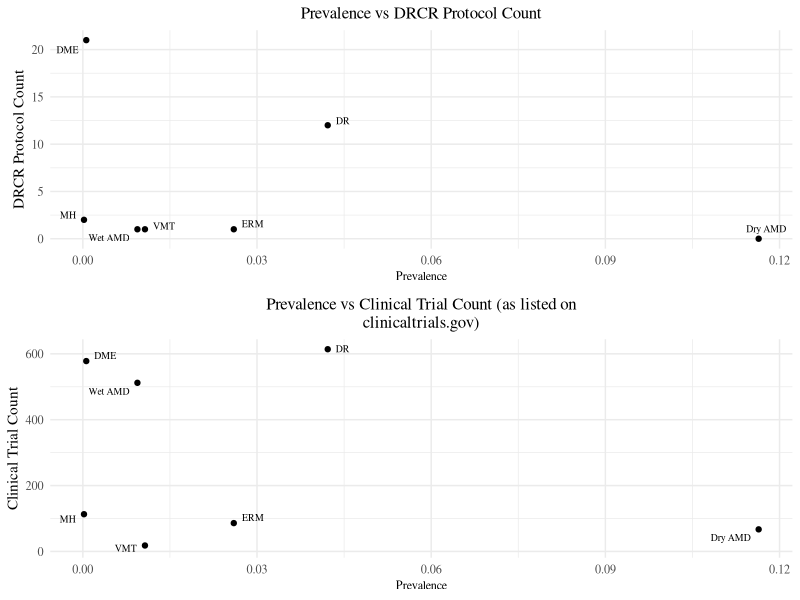
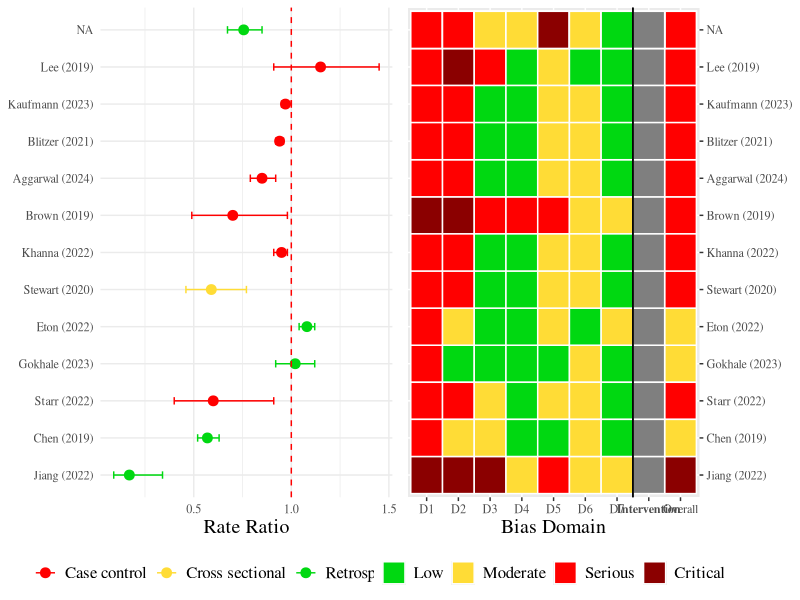

Generate these figures, in order, with R:
## ---- chunk 1
library(ggplot2)
library(dplyr)
library(ggrepel)
library(tidyr)
library(stringr)
library(egg)

## ---- chunk 2
prevalence_dict <- c(DR = 0.285 * 0.148, DME = 0.027 * 0.148 * 0.148, ERM = 0.026, VMT = 0.0107, RR = NULL, MH = 0.0002, Wet_AMD = 0.0094, Dry_AMD = 0.1164)

clinical_dict <- c(DR = 614, DME = 578, ERM = 86, VMT = 18, RR = 11, MH = 113, Wet_AMD = 512, Dry_AMD = 67)
## ---- chunk 3
protocol_df <- read.csv('drcrprotocols.csv')
protocol_df <- subset(protocol_df, Disease != 'MISC')

formatted_prevalence_df <- protocol_df %>%
  group_by(Disease) %>%
  summarise(Number_of_Rows = n())

dry_amd_row = data.frame(Disease = 'Dry_AMD', Number_of_Rows = 0)
formatted_prevalence_df <- rbind(formatted_prevalence_df, dry_amd_row)
formatted_prevalence_df$Prevalence <- prevalence_dict[match(formatted_prevalence_df$Disease, names(prevalence_dict))]
formatted_prevalence_df$Clinical_Trials_Count <- clinical_dict[match(formatted_prevalence_df$Disease, names(clinical_dict))]

formatted_prevalence_df <- formatted_prevalence_df %>%
  rename(DRCR_Protocol_Count = Number_of_Rows)
formatted_prevalence_df <- formatted_prevalence_df %>%
  mutate(Disease = gsub("_", " ", Disease))

common_theme <- theme_minimal() +
  theme(
    text = element_text(family = "serif"),
    plot.title = element_text(size = rel(1.1), hjust = 0.5),  
    axis.title.x = element_text(size = rel(0.8)),
    axis.title.y = element_text(size = rel(1))
  )

plt1 <- ggplot(formatted_prevalence_df, aes(x = Prevalence, y = DRCR_Protocol_Count, label = Disease)) +
  geom_point(size = 1.5) +
  geom_text_repel(box.padding = 0.3, segment.color = NA, size = 2.5, family = "serif") +
  labs(title = 'Prevalence vs DRCR Protocol Count',
       x = 'Prevalence',
       y = 'DRCR Protocol Count') + 
  common_theme 

plt2 <- ggplot(formatted_prevalence_df, aes(x = Prevalence, y = Clinical_Trials_Count, label = Disease)) + 
  geom_point(size = 1.5) +
  geom_text_repel(box.padding = 0.3, segment.color = NA, size = 2.5, family = "serif") +  
  labs(title = NULL,  # Remove the title from labs
       x = 'Prevalence', 
       y = 'Clinical Trial Count') + 
  ggtitle(str_wrap('Prevalence vs Clinical Trial Count (as listed on clinicaltrials.gov)', width = 60)) +
  common_theme

ggarrange(plt1, plt2, nrow = 2)

## ---- chunk 4

drcrrates <-read.csv('drcrrates.csv')
study_order <- c('Jiang (2022)', 'Chen (2019)', 'Starr (2022)', 'Gokhale (2023)', 'Eton (2022)',
                 'Stewart (2020)', 'Khanna (2022)',
                 'Brown (2019)', 'Aggarwal (2024)', 'Blitzer (2021)', 'Kaufmann (2023)', 'Lee (2019)')

type_order <- c('Case control', 'Cross sectional', 'Retrospective cohort')


drcrrates$Paper <- factor(drcrrates$Paper, levels = study_order, ordered = TRUE)
drcrrates$Type <- factor(drcrrates$Type, levels = type_order, ordered = TRUE)

common_theme <- theme_minimal() +
  theme(
    text = element_text(family = "serif"),
    plot.title = element_text(size = rel(2)),  
    axis.title.x = element_text(size = rel(1.3)),
    axis.title.y = element_text(size = rel(1.3))
  )

rates <- ggplot(drcrrates, aes(x = Rate.ratio, y = Paper, color = Type)) +
  geom_point(position = position_dodge(width = 0.5), size = 3) +
  geom_errorbarh(aes(xmin = Lower, xmax = Upper, height = 0.2), position = position_dodge(width = 0.5)) +
  labs(title = 'Metformin Rate Ratios vs AMD',
       x = 'Rate Ratio',
       y = NULL,
       color = 'Study Type') +
  geom_vline(xintercept = 1, linetype = 'dashed', color = 'red') +
  common_theme +
  theme(legend.position = 'bottom',
        legend.title = element_blank(),
        legend.text = element_text(size = rel(1.1)),
        ) +
  scale_color_manual(values = c('red','#FFDC36', '#00D811'))

## ---- chunk 5

bias_df = read.csv('drcrbias.csv')

bias_df$Study <- factor(bias_df$Study, levels = study_order, ordered = TRUE)
df_dropped <- bias_df %>% select(-Type)
df_melted <- df_dropped %>%
  gather(key = "Bias_Type", value = "Bias_Level", -Study)

overall_bolder = c(rep(0, 7), 1)

color_map <- c('Low' = '#00D811', 'Moderate' = '#FFDC36', 'Serious' = 'red', 'Critical' = 'darkred')

bias <- ggplot(df_melted, aes(x = Bias_Type, y = Study, fill = Bias_Level)) +
  geom_tile(color = "white", size = 0.5) +
  scale_fill_manual(values = color_map, limits = c('Low', 'Moderate', 'Serious', 'Critical')) +
  geom_vline(xintercept = 7.501, linetype = 'solid') + 
  geom_vline(xintercept = 7.499, linetype = 'solid') +
  labs(title = 'ROBINS-I Tool Analysis', x = 'Bias Domain', y = NULL) +
  theme(
    legend.position = "bottom",
    legend.title = element_blank(),
    text = element_text(family = "serif"),
    plot.title = element_text(size = rel(2)),  
    axis.title.x = element_text(size = rel(1.3)),
    axis.title.y = element_text(size = rel(1.3)),
    axis.text.x = element_text(face = ifelse(overall_bolder, 'bold', 'plain')),
    legend.text = element_text(size = rel(1.1))
    )
## ---- chunk 6
bias <- bias +
  labs(title = NULL, x = 'Bias Domain', y = NULL) + scale_y_discrete(position = "right")

rates <- rates + labs(title = NULL, x = 'Rate Ratio', y = NULL)
plot <- ggarrange(rates, bias, ncol = 2)
